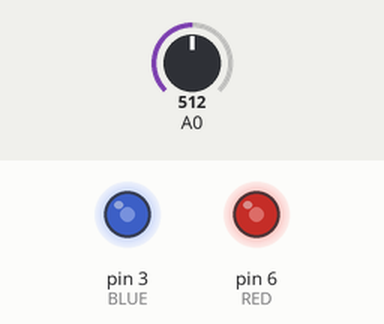
A sketch run on a simulated Arduino Uno, built with avr-gcc and run on an emulated ATmega328P. Parts: output pins drawn as LEDs (lit = HIGH). The inputs (shaded band) are chosen by the test bench; at power-on: A0 = 512.

Above: at 1.2 s.
1.3 s: A0 set to 716
At 1.9 s:
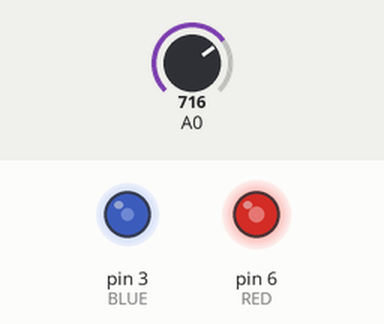
2.8 s: A0 set to 749
4.3 s: A0 set to 782
At 5.4 s:
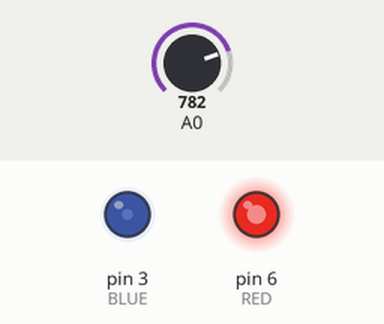
5.8 s: A0 set to 900
At 6.5 s:
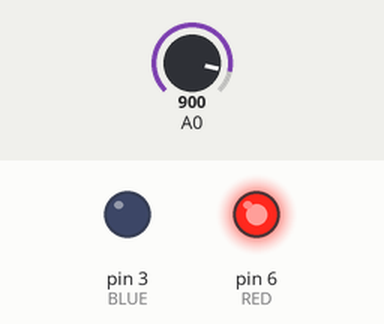
7.3 s: A0 set to 888
At 7.7 s:
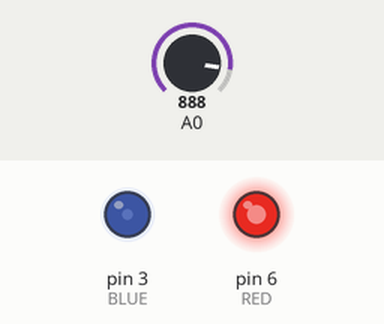
8.8 s: A0 set to 1023
At 10.0 s:
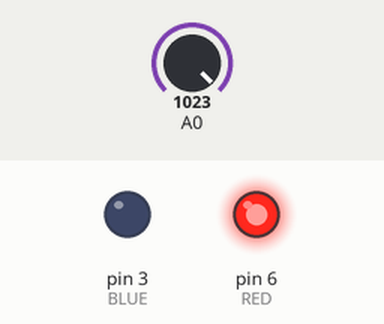
Timing chart, 0 to 11.3 s (numbered marks = the images above; inputs shaded):
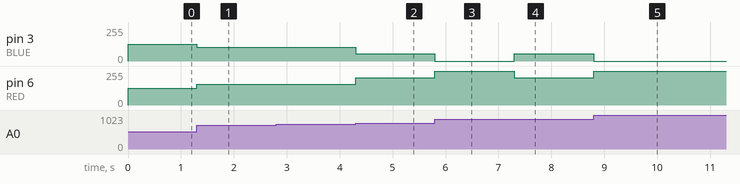

The sketch:

ADCcontrol.ino
```cpp
#define BLUE 3  // make sure whatever pins you use have pulse width modulation (PWM)
#define RED 6

void setup() {
  // put your setup code here, to run once:
  pinMode(BLUE, OUTPUT);
  pinMode(RED, OUTPUT);
  digitalWrite(RED, LOW);
  digitalWrite(BLUE, LOW);
}

void loop() {
  // put your main code here, to run repeatedly:
  //read ADC
  int sensorReading = analogRead(A0);

  // map the sensor range to a range of four options:  map(input, min, max, minrange, maxrange_
  int range = map(sensorReading, 0, 1023, 0, 8);

  switch(range){
    case 0:
    analogWrite(BLUE, 255);
    analogWrite(RED, 0);
    break;

    case 1:
    analogWrite(BLUE, 204);
    analogWrite(RED, 54);
    break;

    case 3:
    analogWrite(BLUE, 154);
    analogWrite(RED, 104);
    break;

    case 4:
    analogWrite(BLUE, 127);
    analogWrite(RED, 127);
    break;

    case 5:
    analogWrite(BLUE, 104);
    analogWrite(RED, 154);
    break;

    case 6:
    analogWrite(BLUE, 54);
    analogWrite(RED, 204);
    break;

    case 7:
    analogWrite(BLUE, 0);
    analogWrite(RED, 255);
    break;

    case 8:
    analogWrite(BLUE, 0);
    analogWrite(RED, 255);
    break;

    //default:
    //analogWrite(BLUE, 0);
    //analogWrite(RED, 254);
    //break;


  }

  //delay(10);
}
```

Measured:
- the behaviour switches between 767 and 768 on A0 (found by bisection; images 1 and 2)
- the behaviour switches between 896 and 895 on A0 (found by bisection; images 3 and 4)
- after the input at 1.3 s, pin 3 (BLUE): 127/255 → 104/255 at once; pin 6 (RED): 127/255 → 154/255 at once
- after the input at 2.8 s, every drawn part: stays the same
- after the input at 4.3 s, pin 3 (BLUE): 104/255 → 54/255 at once; pin 6 (RED): 154/255 → 204/255 at once
- after the input at 5.8 s, pin 3 (BLUE): 54/255 → 0/255 at once; pin 6 (RED): 204/255 → 255/255 at once
- after the input at 7.3 s, pin 3 (BLUE): 0/255 → 54/255 at once; pin 6 (RED): 255/255 → 204/255 at once
- after the input at 8.8 s, pin 3 (BLUE): 54/255 → 0/255 at once; pin 6 (RED): 204/255 → 255/255 at once
